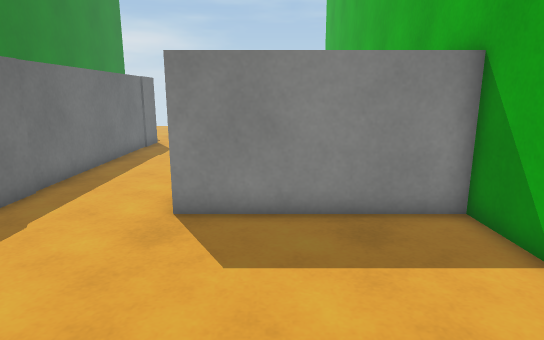
View 1 (above)

12 first-person views from a walk through a scene from a Unity 3-D project. The camera is 1.3 m above the floor, tilts 12° down and sees 75° across. The floor is counted in squares, 0.45 m on a side. Each view is taken from the middle of a square. On the plan, view 1 faces up. The plan holds only what a view shows up to about 20 squares ahead; the rest is blank. The player is left out. Some surface patterns are stand-ins.

View 2
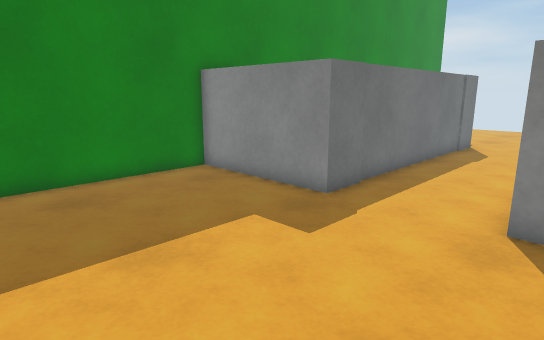

View 3
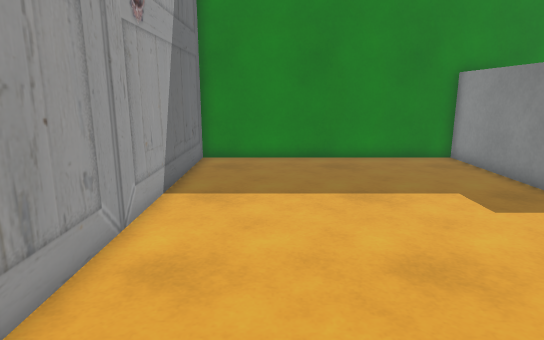

View 4
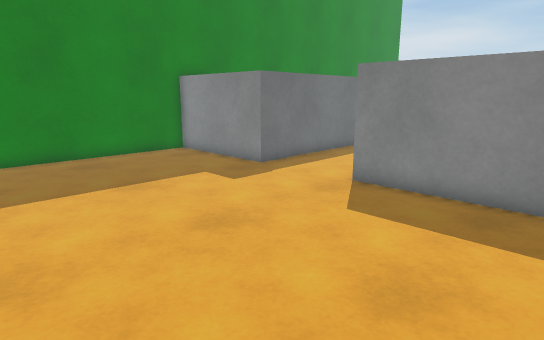

View 5
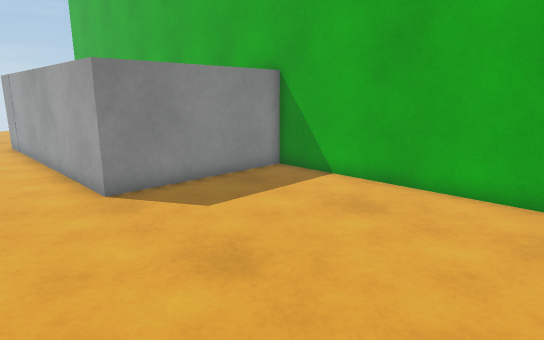

View 6
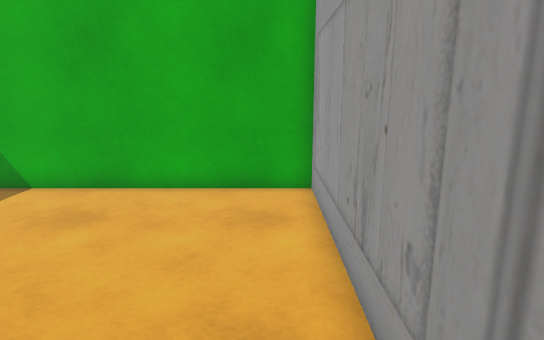

View 7
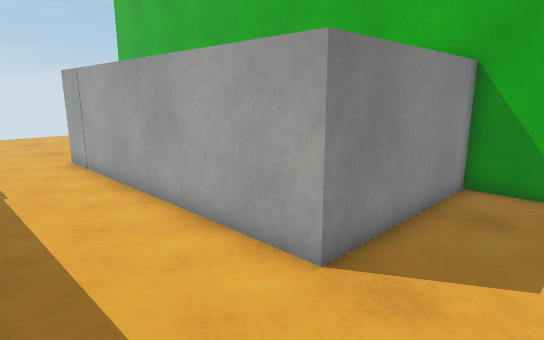

View 8
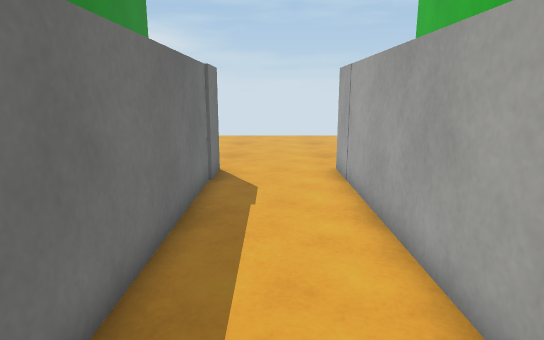

View 9
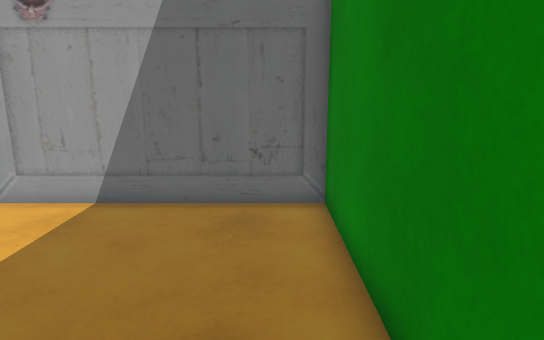

View 10
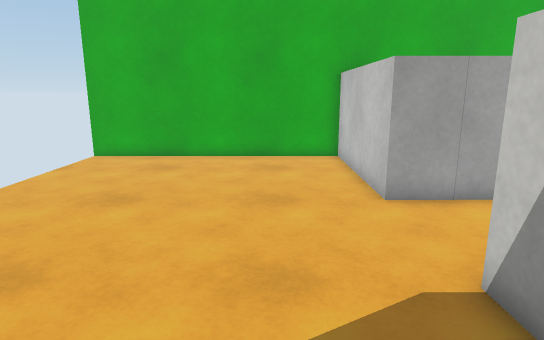

View 11
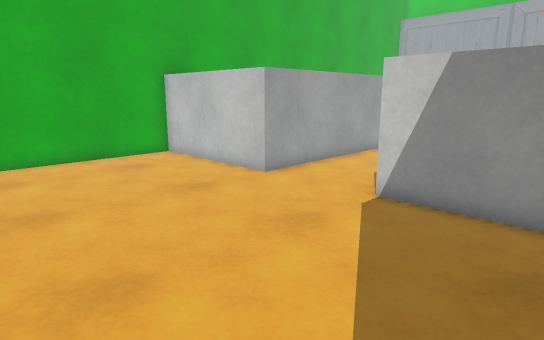

View 12
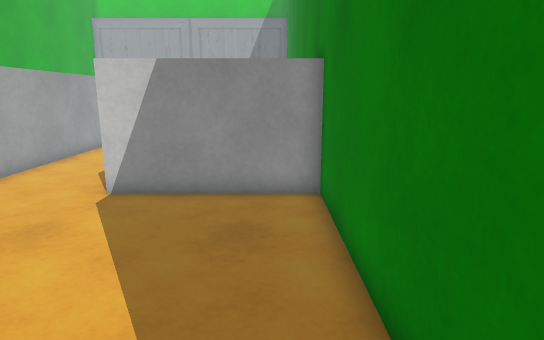

### Floor plan
Key: @ floor where view 1 was taken; # wall or solid block; . floor; B box.
Columns run from 14 left of view 1 to 5 right of it. Each row starts with its distance up from view 1.
 34                    #
 33             .......#
 32   .       .........#
 31   .    ............#
 30 #     .............#
 29 ##   ..............#
 28  #.................#
 27  #.................#
 26  #.................#
 25  #.................#
 24  #.................#
 23  #.................#
 22  BBBBBBB....BBBBBBB#
 21        #....#
 20        #....#
 19        #....#
 18        #....#
 17        #....#
 16        #....#
 15        #....#
 14        #....#
 13        #....#
 12        #....#
 11        #....#
 10        #....#
  9        B....#
  8 #BBBBBBB....BBBBBBB#
  7 # .................#
  6 # .................#
  5 # .................#
  4 # .................#
  3 ##.................#
  2 ##.................#
  1 ##.................#
  0 ##............@....#
 -1 ##.................#
 -2 ##.................#
 -3 ####################

Where each view was taken, in squares from view 1:
view 1: 0 up, 0 right, facing up
view 2: 0 up, 1 left, facing up-left
view 3: 0 up, 3 right, facing left
view 4: 2 down, 4 right, facing up-left
view 5: 2 down, 6 left, facing up-right
view 6: 2 down, 6 left, facing right
view 7: 5 up, 7 left, facing up-right
view 8: 8 up, 5 left, facing up
view 9: 6 up, 12 left, facing down
view 10: 25 up, 12 left, facing right
view 11: 31 up, 12 left, facing down-right
view 12: 32 up, 12 left, facing down
